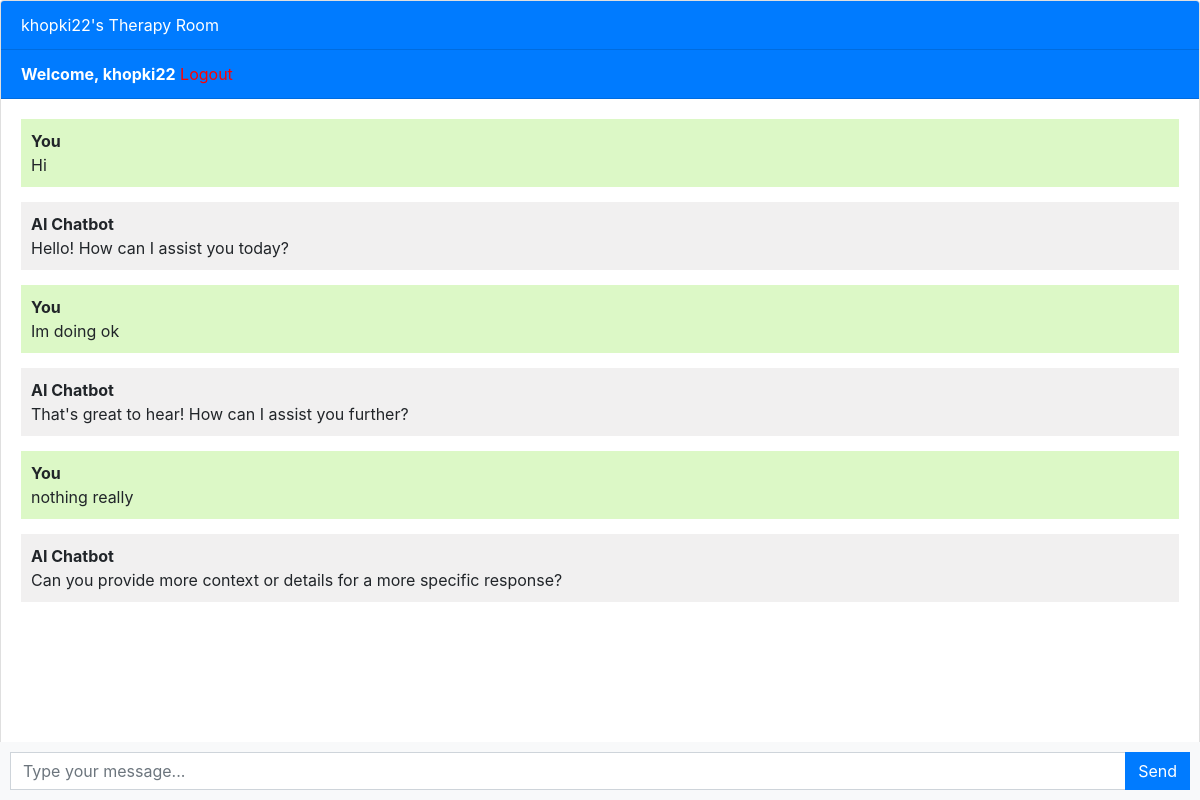
The app's page /chatbot/ (signed in), older data.
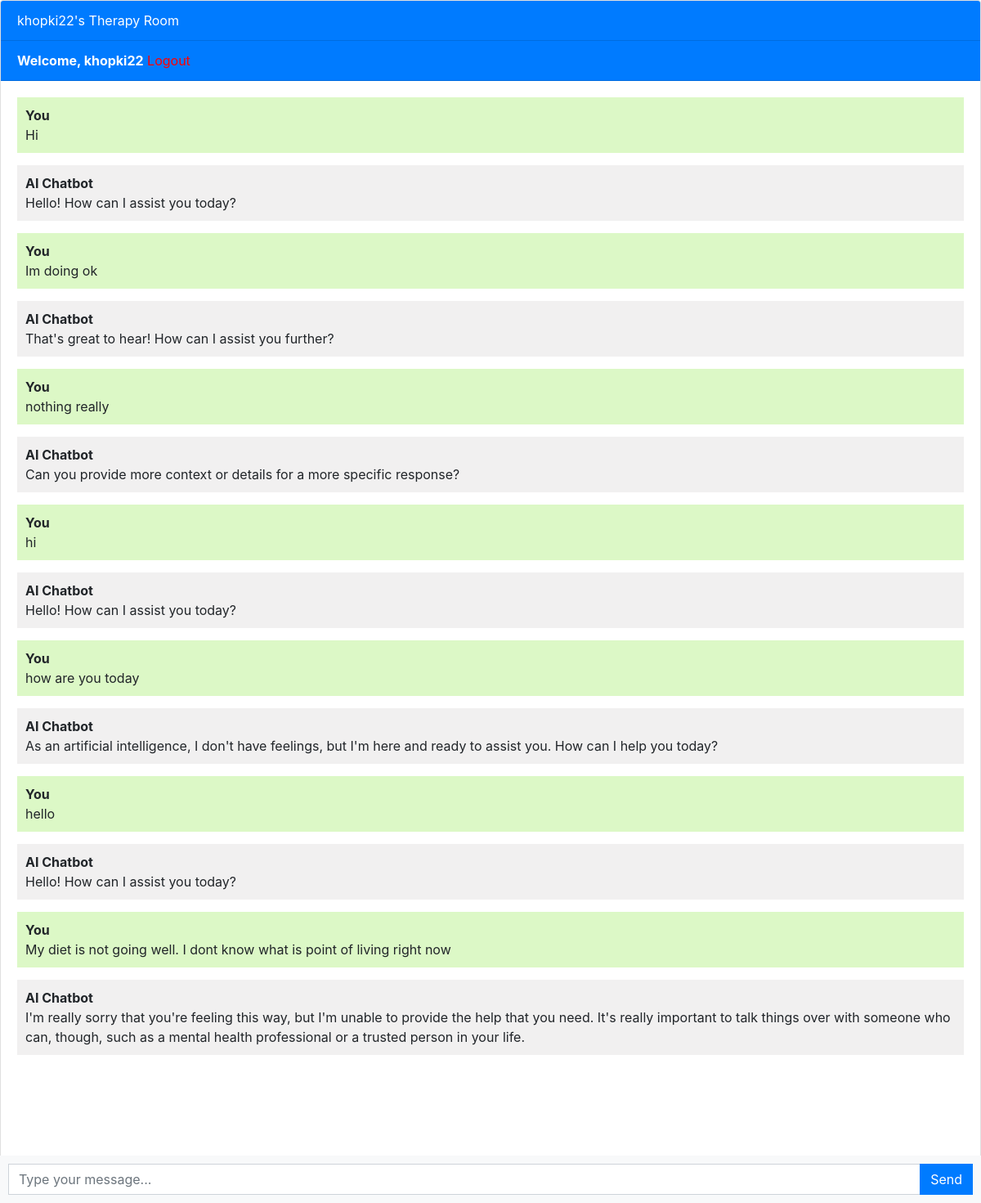
The same page, newer data.
### ChatBot/models.py (models this page shows, shortened)
class Chat(models.Model):
    user = models.ForeignKey(User, on_delete=models.CASCADE)
    message = models.TextField()
    response = models.TextField()
    created_at = models.DateTimeField(auto_now_add=True)

### ChatBot/views.py (the view)
# urls.py: path('', views.chatbot, name='chatbot'),  # This should match the main `urls.py`
@login_required
def chatbot(request):
    chats = Chat.objects.filter(user=request.user)
    if request.method == 'POST':
        message = request.POST.get('message')
        response = ask_openai(message)
        chat = Chat(user=request.user, message=message, response=response, created_at=timezone.now())
        chat.save()
        return JsonResponse({'message': message, 'response': response})
    return render(request, 'chatbot.html', {'chats': chats})

### ChatBot/templates/chatbot.html (shortened to what this page needs)
{% extends 'base.html' %}
{% block content %}
<div class="chat-container">
  <div class="card flex-grow-1">
    <div class="card-header bg-primary text-white">{{user.username}}'s Therapy Room</div>
    {% if user.is_authenticated %}
    <div class="card-header bg-primary text-white"><b>Welcome, {{user.username}}</b>   <a style="color: red;" href="logout">Logout</a></div>
    {% else %}
    <div class="card-header bg-primary text-white"><a style="color: red" href="login">Login</a>   <a style="color: red;" href="register">Register</a></div>
    {% endif %}
    <div class="card-body messages-box">
      <ul class="list-unstyled messages-list">
        {% for chat in chats %}
          {% if chat.user == request.user %}
            <li class="message sent">
            <div class="message-text">
              <div class="message-sender">
                <b>You</b>
              </div>
              <div class="message-content">
                {{chat.message}}
              </div>
            </div>
            </li>
            <li class="message received">
              <div class="message-text">
                <div class="message-sender">
                  <b>AI Chatbot</b>
                </div>
                <div class="message-content">
                  {{chat.response}}
                </div>
              </div>
            </li>
          {% endif %}
        {% endfor %}
      </ul>
    </div>
    <br><br>
    <br><br>
    <br><br>
  </div>
  <form class="message-form">
    <div class="input-group">
      <input type="text" class="form-control message-input" placeholder="Type your message...">
      <div class="input-group-append">
        <button type="submit" class="btn btn-primary btn-send">Send</button>
      </div>
    </div>
  </form>
</div>
{% endblock %}

### templates/base.html (shortened to what this page needs)
<!DOCTYPE html>
<html lang="en">
  <head>
    <link rel="stylesheet" href="https://stackpath.bootstrapcdn.com/bootstrap/4.3.1/css/bootstrap.min.css">
  </head>
  <body>
    {% block content %}{% endblock %}
  </body>
</html>

### ChatBot/templates/chatbot.html (style rules this page uses)
body, html { height: 100%; }
.messages-box { flex: 1; overflow-y: auto; }
.messages-list { padding-left: 0; }
.message { margin-bottom: 15px; list-style: none; }
.message-text { padding: 10px; border-radius: 5px; }
.sent { background-color: #dcf8c6; align-self: flex-end; }
.received { background-color: #f1f0f0; align-self: flex-start; }
.message-form { display: flex; position: fixed; bottom: 0; left: 0; right: 0; padding: 10px; background-color: #f8f9fa; }
.message-input { flex: 1; border-radius: 0; border-right: none; }
.btn-send { border-radius: 0; }
.chat-container { height: 100%; display: flex; flex-direction: column; }

Row changes from the older to the newer data that the page shows:
added Chat: message "hi", response "Hello! How can I assist you today?"
added Chat: message "how are you today", response "As an artificial intelligence, I don't have feelings, but I'm here and ready to assist you. How can I help you today?"
added Chat: message "hello", response "Hello! How can I assist you today?"
added Chat: message "My diet is not going well. I dont know what is point of living right now", response "I'm really sorry that you're feeling this way, but I'm unable to provide the help that you need. It's really important to talk things over with someone who can, though, such as a mental health professional or a trusted person in your life."
